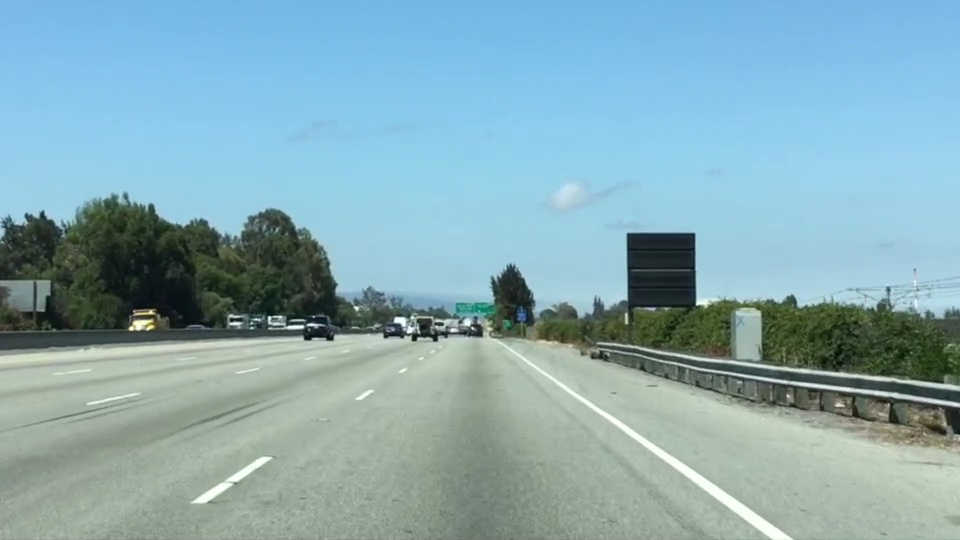
#> input picture Term1/Lesson1/lane_image1.jpg, 960 x 540 px
$ python ColorSelection.py
#> lines starting #> are read from the running program, lines starting #| are printed output that depends on the picture; after the words box and inside, x2 and y2 are one past the last pixel; in counts of white or black regions, pixels touching at a corner belong together
#import the dependencies
import numpy as np
import matplotlib.image as mpimg
import matplotlib.pyplot as plt

#Read the image file
image = mpimg.imread('lane_image1.jpg')
#> image is the input picture: shape (540, 960, 3); mean R, G, B 135.5, 171.1, 179.2

#Get the size of the image
ysize = image[0]
#> ysize = 960 rows, first 8: [122, 185, 229], [122, 185, 229], [123, 186, 230], [122, 185, 229], [121, 184, 228], [121, 184, 228], [122, 185, 229], [123, 186, 230]
xsize = image[1]
#> xsize = 960 rows, first 8: [122, 185, 229], [122, 185, 229], [122, 185, 229], [122, 185, 229], [121, 184, 228], [121, 184, 228], [122, 185, 229], [123, 186, 230]

#Copy the image to another variable.This ensures changes doesn't modify original
image_copy = np.copy(image)

#Define the threshold below which we will be making the changes
red_thrsld = 180
blue_thrsld = 200
green_thrsld = 200

#Put the thresholds in an array
rgb_thrsld = [red_thrsld,green_thrsld,blue_thrsld]

#Get all the pixels which are below the mentioned thresholds
pixels_tobechanged = (image[:,:,0] < rgb_thrsld[0]) \
                    | (image[:,:,1] < rgb_thrsld[1]) \
                    | (image[:,:,2] < rgb_thrsld[2])
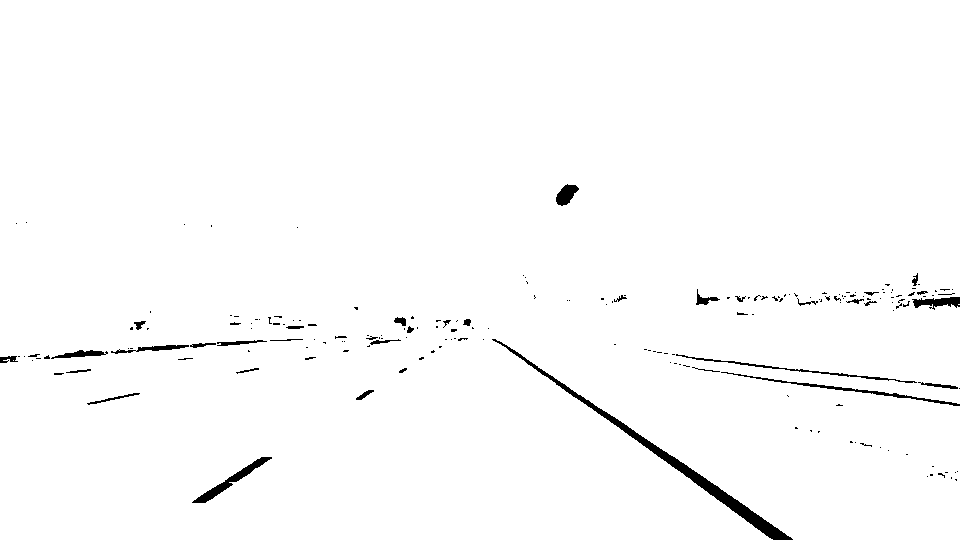
#> pixels_tobechanged: shape (540, 960) bool; 98.5% white; 193 black regions (154 under 20 px), largest, box (x1, y1, x2, y2) and area: (492, 339, 793, 540) 2509, (192, 457, 272, 503) 626, (721, 372, 960, 406) 562

#Change those pixels to black
image_copy[pixels_tobechanged] = [0,0,0]
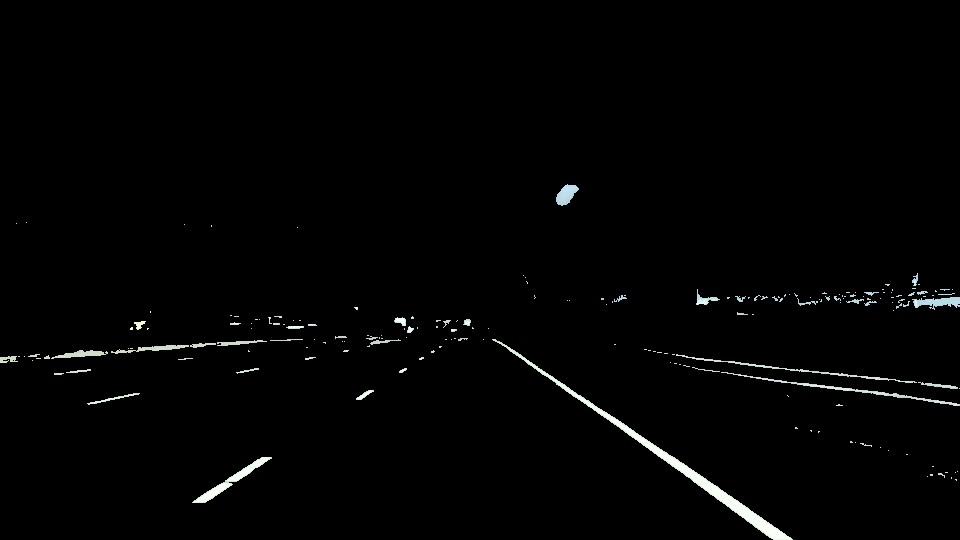
#> image_copy: shape (540, 960, 3); mean R, G, B 3.2, 3.4, 3.3

#Display the image
plt.imshow(image)
plt.imshow(image_copy)
plt.show()
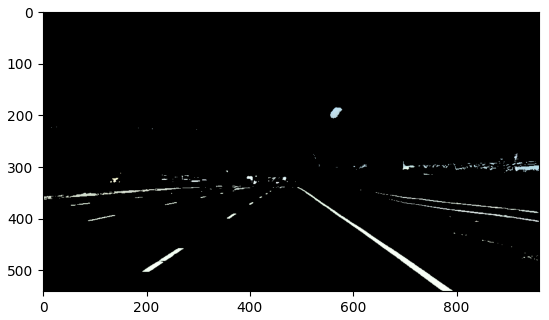
#> figure drawn by matplotlib, 1 panel
mpimg.imsave("lane_image1_modified.jpg",image_copy)
